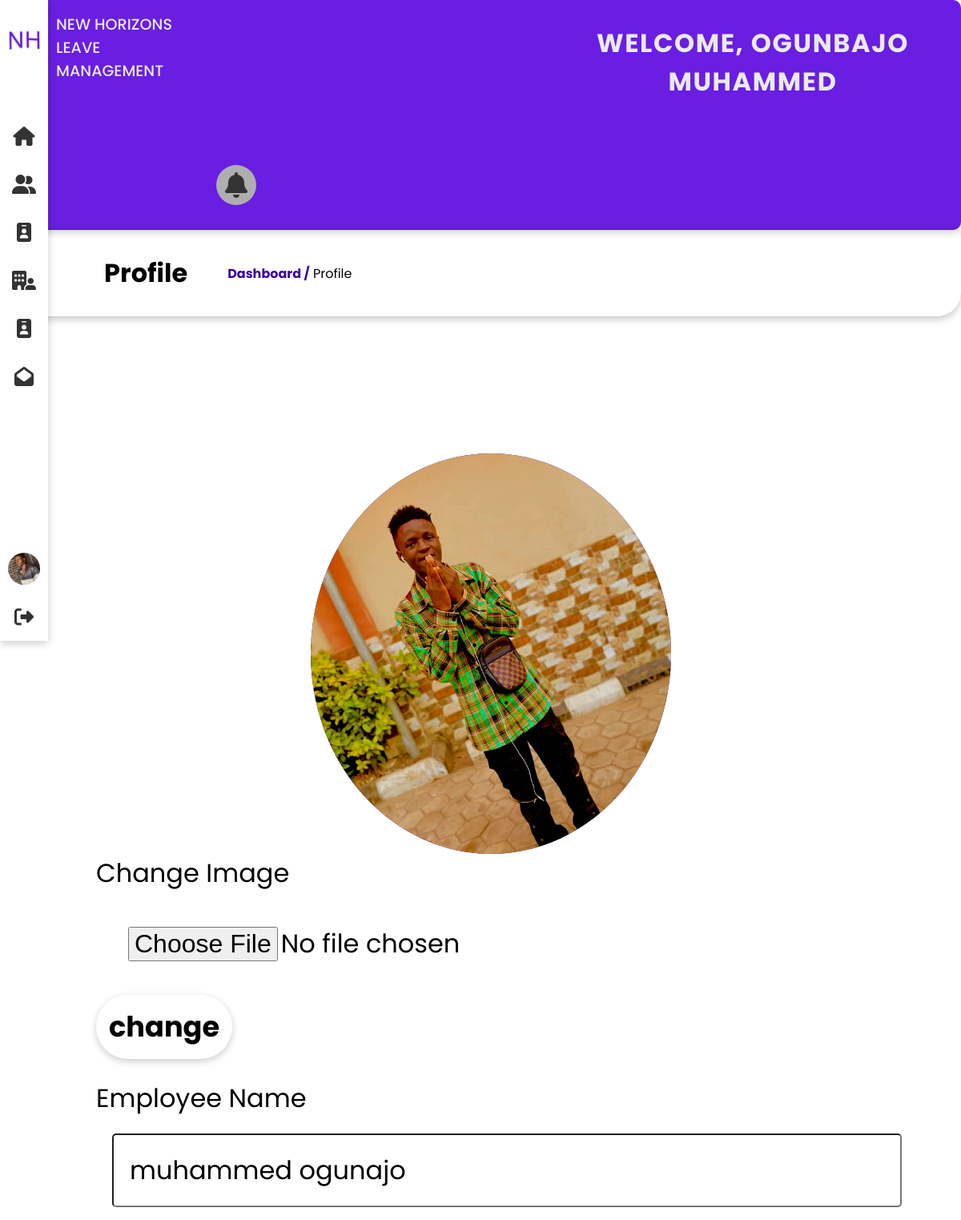
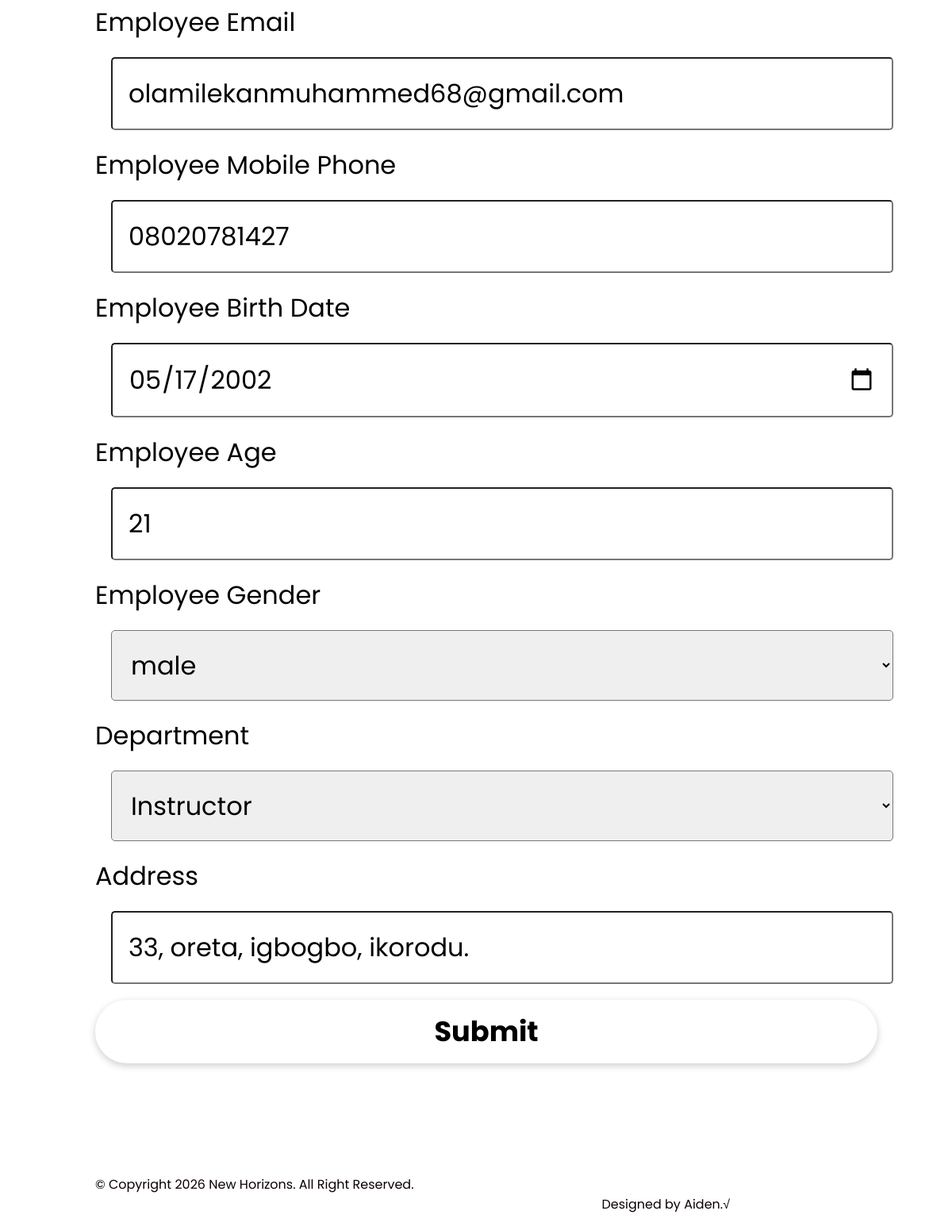
Screenshot of /e_profile.php?id=1 (signed in) with the database file from the repository (2 pictures, top to bottom).
### tables this page shows
CREATE TABLE IF NOT EXISTS `employee` (
  `id` int NOT NULL AUTO_INCREMENT,
  `name` varchar(250) NOT NULL,
  `email` varchar(250) NOT NULL,
  `phone` varchar(20) NOT NULL,
  `dob` date NOT NULL,
  `age` varchar(250) NOT NULL,
  `gender` varchar(20) NOT NULL,
  `department_id` int NOT NULL,
  `image` varchar(250) NOT NULL,
  `address` varchar(250) NOT NULL,
  `password` varchar(250) NOT NULL,
  `date_added` date NOT NULL,
  PRIMARY KEY (`id`)
);

### e_profile.php (the view, shortened to what this page needs)
<!DOCTYPE html>
<html lang="en">
<head>
    <?php
        include('head.php');
        if(isset($_GET['id'])){
            $id = mysqli_real_escape_string($dbconnection,$_GET['id']);
            $runquery = " select * from employee where id = '$id' ";
            $result = mysqli_query($dbconnection,$runquery);
            $row = mysqli_fetch_assoc($result);
            $name = $row['name'];
            $email = $row['email'];
            $phone = $row['phone'];
            $dob = $row['dob'];
            $age = $row['age'];
            $gender = $row['gender'];
            $department = $row['department_id'];
            $image = $row['image'];
            $address = $row['address'];
        }
    ?>
</head>
<body>
    <div class="container">
        <?php include ('menu.php'); ?>
        <div class="topbar grid cols-1 lg-cols-2 lg-cols-3">
        <?php
            include('logo_text.php');
        ?>
        </div>
        <div class="focus">
            <h1> Profile </h1> <span> <a class="link" href="e_dashboard.php">Dashboard /</a> Profile </span>
        </div>
        <?php
            $runquery = "select * from department order by department";
            $result = mysqli_query($dbconnection,$runquery);
        ?>
        <section class="container-fluid" id="site-main">
            <div class="request">
                <br> <br>
                <div class="div-img-div">
                    <div class="img-div">
                        <img src="<?php echo $image; ?>" alt="" width="100%">
                    </div>
                </div>
                <div class="flex">
                    <form action="add_employee_result.php" method="post" enctype="multipart/form-data">
                        <label for="image">Change Image</label>
                        <input class="w-100 input" type="file" name="image" id="image" required>
                        <input type="submit" class="text-lg btn btn-primary btn-shadow" name="change" id="change" value="change">
                    </form>
                </div>
                <br>
                <div>
                    <form action="add_employee_result.php" method="post">
                        <label for="name">Employee Name</label>
                        <input class="input" type="text" name="name" id="name" value="<?php echo $name; ?>" required>
                        <label for="email">Employee Email</label>
                        <input class="input" type="email" name="email" id="email" placeholder="Enter Employee Email" value="<?php echo $email; ?>" required>
                        <label for="phone">Employee Mobile Phone</label>
                        <input class="input" type="text" name="phone" id="phone" placeholder="Enter Employee Phone Number" value="<?php echo $phone; ?>" required>
                        <label for="dob">Employee Birth Date</label>
                        <input class="input" type="date" name="dob" id="dob" placeholder="Enter Employee Birth Date" value="<?php echo $dob; ?>" required>
                        <label for="age">Employee Age</label>
                        <input class="input" type="text" name="age" id="age" placeholder="Enter Employee Age" value="<?php echo $age; ?>" required>
                        <label for="gender">Employee Gender</label>
                       <select class="input" name="gender" id="gender" required>
                            <option value="<?php echo $gender ?>"><?php echo $gender ?> </option>
                        </select>
                        <label for="department">Department</label>
                        <select class="input" name="department" id="department" required>
                            <?php
                            while ($row = mysqli_fetch_assoc($result))
                            {
                                if($department== $row['id']){
                                    echo "<option selected='selected' value=". $row['id'] .">". $row['department'] . " </option>";
                                }
                                else{
                            ?>
                            <option value="<?php echo $row['id'] ?>"><?php echo $row['department'] ?></option>
                            <?php
                                    }
                                }
                            ?>
                        </select>
                        <label for="address">Address</label>
                        <input class="input" type="text" name="address" id="address" placeholder="Enter Employee Address" value="<?php echo $address; ?>">
                        <br>
                        <input type="submit" class="w-100 text-lg btn btn-primary btn-shadow" name="e_update" id="e_update" value="Submit">
                    </form>
                </div>
            </div>
        </section>
    </div>
    <div class="foot">
        <?php include('footer.php') ?>
    </div>
</body>
</html>

### css/style.css (style rules this page uses)
:root { --text-dark: #000; --text-light: aliceblue; --bg-blue: rgb(249,243,255); --bg-red: rgb(254,247,252); --bg-yellow: rgb(255,255,246); --bg-prple: rgb(246,255,255); --box-shadow: 0px 3px 10px rgba(0, 0, 0, 0.2); --font-poppins: 'Poppins','san-serif'; --bg-gradient: linear-gradient(to right, #ff512f, #dd2476); --bg-gradient-indigo: linear-gradient(to right, #8e2de2, #4a00e0); --bg-gradient-peach: linear-gradient(to right, #fff7f3, #fff7f3); --bg-cover:url('./assets/cryptobc.jpg'); }
* { margin: 0; padding: 0; box-sizing: border-box ; font-family: var(--font-poppins); }
* > * { box-sizing: border-box; padding: 0; margin: 0; }
a { text-decoration: none; }
a { text-decoration: none; color: #3c00a0; }
.text-lg { font-size: 2.2em; line-height: 3rem; }
.flex { display: flex; }
.container { width: 100%; }
.container-fluid { width: 95%; }
.link { color:#3c00a0; font-weight: bold; }
.btn { border: none; background-color: transparent; cursor:pointer; }
.btn-primary { padding: 1rem; border-radius: 50px; font-family: var(--font-poppins); font-weight: bold; }
.btn-shadow { box-shadow: var(--box-shadow); }
.grid { display: grid; }
.cols-1 { grid-template-columns: repeat(1, minmax(0, 1fr)); }
.w-100 { width:100%; }
@media (min-width:640px) { #site-main { margin-left: 100px; } }
@media (min-width:640px) { #site-main .request { margin: 50px; padding: 20px; margin: 100px !important; } }
@media (min-width:1024px) { .lg-cols-2 { grid-template-columns: repeat(2, minmax(0, 1fr)); } }
.topbar { border-radius: 10px; border-bottom: 1px solid rgba(0, 0, 0, 0.2); box-shadow: 0px 3px 10px rgba(0, 0, 0, 0.2); grid-gap: 20px; background-color: #691ee1; color: #eaeaea; }
.focus { padding: 30px; margin-left: 0px; display: flex; align-items: center; gap: 50px; border-radius: 10px; border-bottom-right-radius: 30px; border-bottom: 1px solid rgba(0, 0, 0, 0.2); box-shadow: 0px 3px 10px rgba(0, 0, 0, 0.2); }
.focus h1 { margin-left: 100px; }
#site-main { margin-left: 0px; }
#site-main .request { margin: 50px; padding: 20px; width: 90%; }
.foot { margin-left: 100px; padding: 20px; width: 70%; grid-gap: 30px; color: #0c0000; position: absolute; z-index: -1; }
.input { width: 100%; font-size: 2em; border-radius: 5px; padding: 20px; margin: 20px; }
label { font-size: 2em; }
.div-img-div { width: 100%; display: flex; justify-content: center; }
.img-div { width: 450px; background: #3c00a0; border-radius: 50%; height: 500px; overflow: hidden; }
.img-div img { width: 100%; height: 100%; object-fit: cover; }

### css/login.css (style rules this page uses)
* { margin: 0; padding: 0; box-sizing: border-box; font-family: 'Poppins', sans-serif; }
a { text-decoration: none; }

### rows the page displays
employee: image (picture), name "muhammed ogunajo", email "olamilekanmuhammed68@gmail.com", phone "08020781427", dob "05/17/2002", age "21", gender "male", address "33, oreta, igbogbo, ikorodu."

### other values shown
$_SESSION['USERNAME'] "OGUNBAJO MUHAMMED"
form field department "Instructor"
